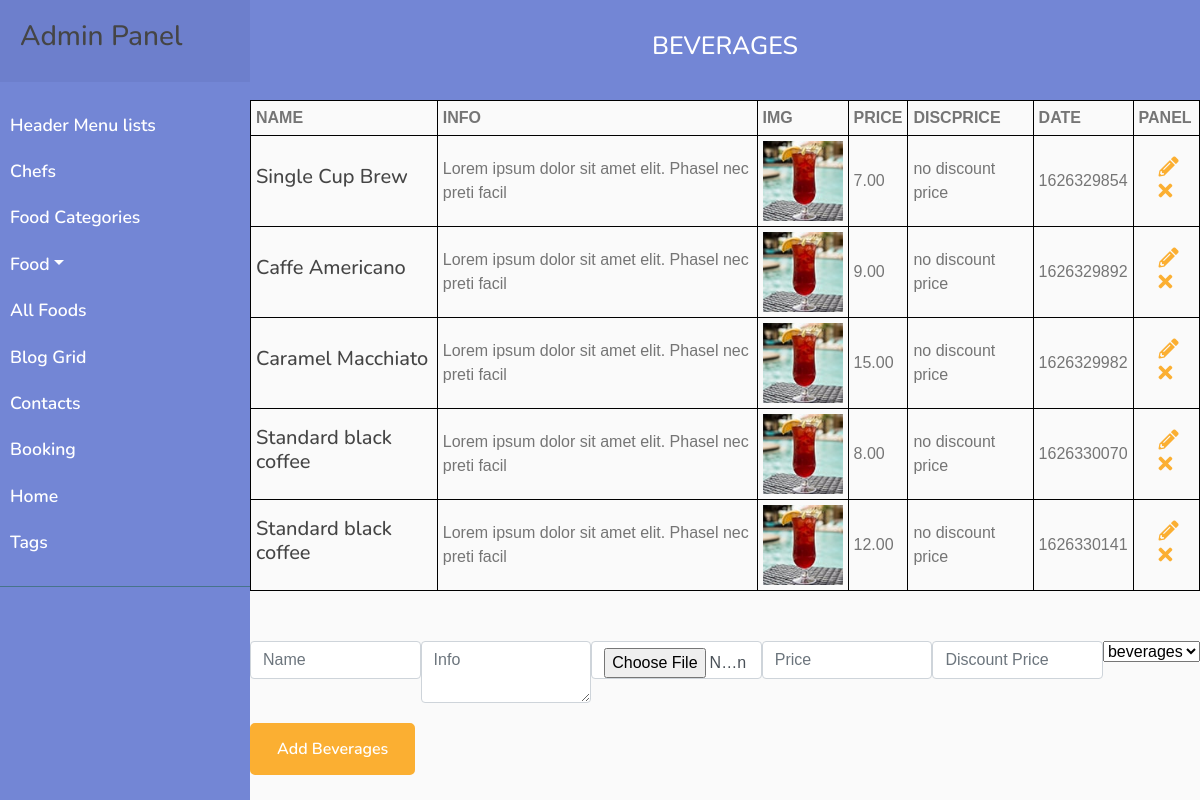
Page /php/admin/beverages.php?catId=3 on the earlier database version.
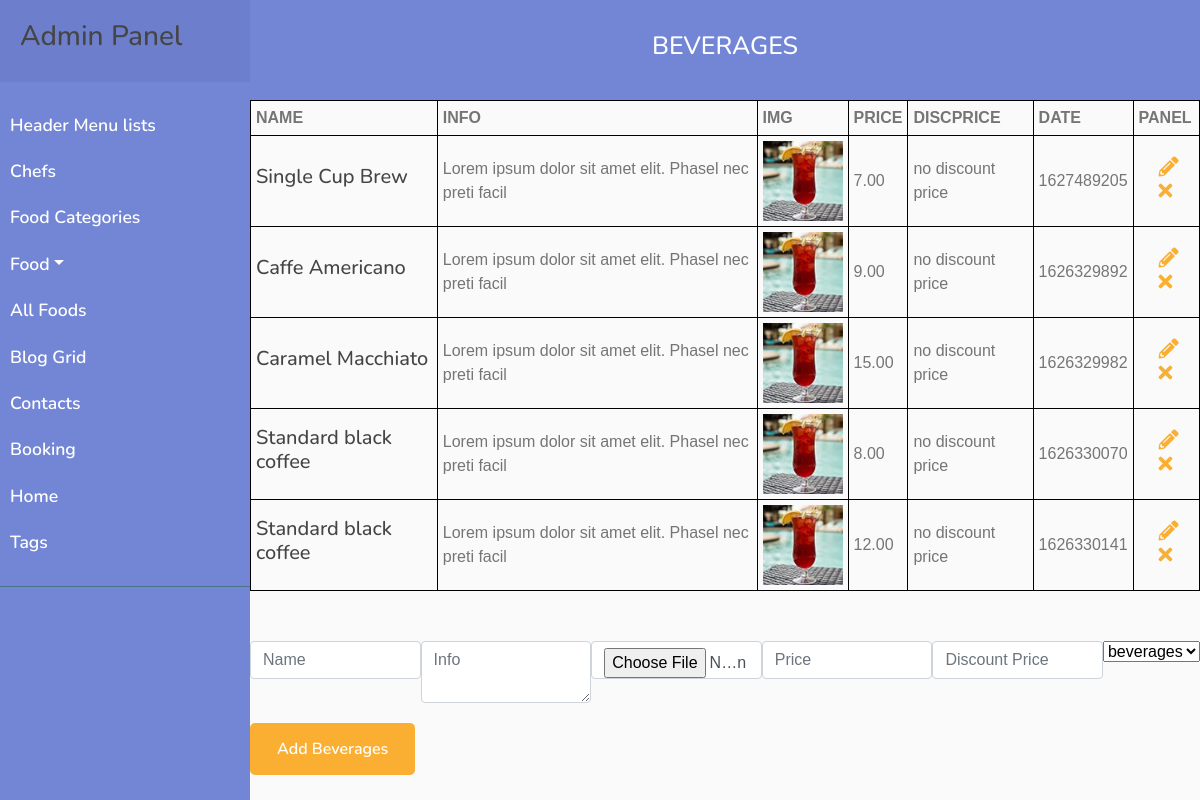
Same page on the later database version.
### tables this page shows
CREATE TABLE `all_foods` (
  `id` int(16) NOT NULL,
  `name` varchar(128) NOT NULL,
  `info` text NOT NULL,
  `img` varchar(128) NOT NULL,
  `price` varchar(16) NOT NULL,
  `discPrice` varchar(16) NOT NULL,
  `categories_id` int(16) NOT NULL,
  `date` int(32) NOT NULL
);

### php/admin/beverages.php (the view, shortened to what the changed rows need)
<!DOCTYPE html>
<html lang="en">
<head>
    <link href="https://stackpath.bootstrapcdn.com/bootstrap/4.4.1/css/bootstrap.min.css" rel="stylesheet">
    <link href="https://cdnjs.cloudflare.com/ajax/libs/font-awesome/5.10.0/css/all.min.css" rel="stylesheet">
    <link href="../../lib/animate/animate.min.css" rel="stylesheet">
    <link href="../../lib/owlcarousel/assets/owl.carousel.min.css" rel="stylesheet">
    <link href="../../lib/flaticon/font/flaticon.css" rel="stylesheet">
    <link href="../../lib/tempusdominus/css/tempusdominus-bootstrap-4.min.css" rel="stylesheet" />
    <link href="../../css/style.css" rel="stylesheet">
</head>
<body>
    <div class="admin">
        <?php
        require_once "../../components/adminFoodNav.php";
        ?>
        <div class="admin__section admin__section_header-list">
            <div class="admin__section_content">
                <div class="admin__beverages">
                    <table class="admin__table">
                        <tr>
                            <th class="admin__table_title">name</th>
                            <th class="admin__table_title">info</th>
                            <th class="admin__table_title">img</th>
                            <th class="admin__table_title">price</th>
                            <th class="admin__table_title">discPrice</th>
                            <th class="admin__table_title">date</th>
                            <th class="admin__table_title">panel</th>
                        </tr>
                        <?php
                        $query = "SELECT * FROM all_foods WHERE categories_id = $_GET[catId]";
                        $result = mysqli_query($mysqli, $query);
                        while ($row = mysqli_fetch_assoc($result)) {
                        ?>
                            <tr class="admin__section_item">
                                <td class="admin__section_item_td">
                                    <h3 class="admin__section_item_name">
                                        <?php echo $row['name'] ?>
                                    </h3>
                                </td>
                                <td class="admin__section_item_td">
                                    <?php echo $row['info'] ?>
                                </td>
                                <td class="admin__section_item_td">
                                    <div class="admin__section_img">
                                        <img src="../../img/foods/<?php echo $row['img'] ?>" alt="<?php echo $row['name'] ?>">
                                    </div>
                                </td>
                                <td class="admin__section_item_td">
                                    <?php echo $row['price'] ?>
                                </td>
                                <td class="admin__section_item_td">
                                    <?php echo $row['discPrice'] ? $row['discPrice'] : "no discount price" ?>
                                </td>
                                <td class="admin__section_item_td">
                                    <?php echo $row['date'] ?>
                                </td>
                                <td class="admin__section_item_td">
                                    <a href="?catId=<?php echo $_GET["catId"] ?>&id=<?php echo $row["id"] ?>">
                                        <i class="example__class admin__icon fas fa-pencil-alt"></i>
                                    </a>
                                    <a href="./allFoods/remove.php?id=<?php echo $row["id"] ?>">
                                        <i class="admin__icon fas fa-times"></i>
                                    </a>
                                </td>
                            </tr>
                        <?php } ?>
                    </table>
                </div>
            </div>
        </div>
    </div>
</body>
</html>

Differences in the rows shown:
changed all_foods "Single Cup Brew": date "1626329854" → "1627489205"
